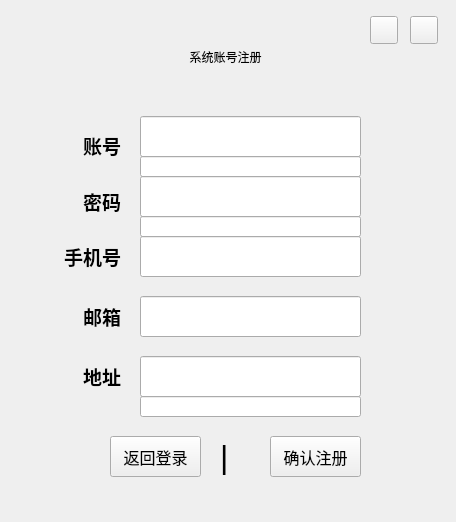
<?xml version="1.0" encoding="UTF-8"?>
<ui version="4.0">
 <class>SignIn</class>
 <widget class="QWidget" name="SignIn">
  <property name="geometry">
   <rect>
    <x>0</x>
    <y>0</y>
    <width>456</width>
    <height>522</height>
   </rect>
  </property>
  <property name="windowTitle">
   <string>Form</string>
  </property>
  <widget class="QLineEdit" name="AddrEdit">
   <property name="geometry">
    <rect>
     <x>140</x>
     <y>356</y>
     <width>221</width>
     <height>41</height>
    </rect>
   </property>
   <property name="styleSheet">
    <string notr="true">font: 10pt &quot;HarmonyOS Sans SC&quot;;</string>
   </property>
  </widget>
  <widget class="QPushButton" name="closeBtn">
   <property name="geometry">
    <rect>
     <x>410</x>
     <y>16</y>
     <width>28</width>
     <height>28</height>
    </rect>
   </property>
   <property name="styleSheet">
    <string notr="true">border-image: url(:/images/bin/images/btn_close_n.png);</string>
   </property>
   <property name="text">
    <string/>
   </property>
  </widget>
  <widget class="QPushButton" name="returnLogBtn">
   <property name="geometry">
    <rect>
     <x>110</x>
     <y>436</y>
     <width>91</width>
     <height>41</height>
    </rect>
   </property>
   <property name="styleSheet">
    <string notr="true">font-size: 16px;</string>
   </property>
   <property name="text">
    <string>返回登录</string>
   </property>
  </widget>
  <widget class="QWidget" name="loginwidget" native="true">
   <property name="geometry">
    <rect>
     <x>70</x>
     <y>26</y>
     <width>61</width>
     <height>61</height>
    </rect>
   </property>
  </widget>
  <widget class="QLineEdit" name="NameEdit">
   <property name="geometry">
    <rect>
     <x>140</x>
     <y>116</y>
     <width>221</width>
     <height>41</height>
    </rect>
   </property>
   <property name="styleSheet">
    <string notr="true">font: 10pt &quot;HarmonyOS Sans SC&quot;;</string>
   </property>
  </widget>
  <widget class="QLineEdit" name="PasswordError">
   <property name="geometry">
    <rect>
     <x>140</x>
     <y>216</y>
     <width>221</width>
     <height>21</height>
    </rect>
   </property>
   <property name="styleSheet">
    <string notr="true">color: red;</string>
   </property>
  </widget>
  <widget class="QLabel" name="Email">
   <property name="geometry">
    <rect>
     <x>50</x>
     <y>286</y>
     <width>71</width>
     <height>61</height>
    </rect>
   </property>
   <property name="font">
    <font>
     <family>HarmonyOS Sans SC</family>
     <weight>75</weight>
     <bold>true</bold>
    </font>
   </property>
   <property name="text">
    <string>&lt;html&gt;&lt;head/&gt;&lt;body&gt;&lt;p align=&quot;right&quot;&gt;&lt;span style=&quot; font-size:14pt; font-weight:600;&quot;&gt;邮箱&lt;/span&gt;&lt;/p&gt;&lt;/body&gt;&lt;/html&gt;</string>
   </property>
  </widget>
  <widget class="QLineEdit" name="PasswordEdit">
   <property name="geometry">
    <rect>
     <x>140</x>
     <y>176</y>
     <width>221</width>
     <height>41</height>
    </rect>
   </property>
   <property name="styleSheet">
    <string notr="true">font: 10pt &quot;HarmonyOS Sans SC&quot;;</string>
   </property>
  </widget>
  <widget class="QLabel" name="Address">
   <property name="geometry">
    <rect>
     <x>50</x>
     <y>346</y>
     <width>71</width>
     <height>61</height>
    </rect>
   </property>
   <property name="font">
    <font>
     <family>HarmonyOS Sans SC</family>
     <weight>75</weight>
     <bold>true</bold>
    </font>
   </property>
   <property name="text">
    <string>&lt;html&gt;&lt;head/&gt;&lt;body&gt;&lt;p align=&quot;right&quot;&gt;&lt;span style=&quot; font-size:14pt; font-weight:600;&quot;&gt;地址&lt;/span&gt;&lt;/p&gt;&lt;/body&gt;&lt;/html&gt;</string>
   </property>
  </widget>
  <widget class="QPushButton" name="minisizeBtn">
   <property name="geometry">
    <rect>
     <x>370</x>
     <y>16</y>
     <width>28</width>
     <height>28</height>
    </rect>
   </property>
   <property name="styleSheet">
    <string notr="true">border-image: url(:/images/bin/images/btn_min_n.png);</string>
   </property>
   <property name="text">
    <string/>
   </property>
  </widget>
  <widget class="QLineEdit" name="AllError">
   <property name="geometry">
    <rect>
     <x>140</x>
     <y>396</y>
     <width>221</width>
     <height>21</height>
    </rect>
   </property>
   <property name="styleSheet">
    <string notr="true">color: red;</string>
   </property>
  </widget>
  <widget class="QLineEdit" name="PhoneNumEdit">
   <property name="geometry">
    <rect>
     <x>140</x>
     <y>236</y>
     <width>221</width>
     <height>41</height>
    </rect>
   </property>
   <property name="styleSheet">
    <string notr="true">font: 10pt &quot;HarmonyOS Sans SC&quot;;</string>
   </property>
  </widget>
  <widget class="QLabel" name="PhoneNum">
   <property name="geometry">
    <rect>
     <x>30</x>
     <y>226</y>
     <width>91</width>
     <height>61</height>
    </rect>
   </property>
   <property name="font">
    <font>
     <family>HarmonyOS Sans SC</family>
     <weight>75</weight>
     <bold>true</bold>
    </font>
   </property>
   <property name="text">
    <string>&lt;html&gt;&lt;head/&gt;&lt;body&gt;&lt;p align=&quot;right&quot;&gt;&lt;span style=&quot; font-size:14pt; font-weight:600;&quot;&gt;手机号&lt;/span&gt;&lt;/p&gt;&lt;/body&gt;&lt;/html&gt;</string>
   </property>
  </widget>
  <widget class="QLabel" name="Password_2">
   <property name="geometry">
    <rect>
     <x>60</x>
     <y>176</y>
     <width>61</width>
     <height>51</height>
    </rect>
   </property>
   <property name="font">
    <font>
     <family>HarmonyOS Sans SC</family>
     <weight>75</weight>
     <bold>true</bold>
    </font>
   </property>
   <property name="text">
    <string>&lt;html&gt;&lt;head/&gt;&lt;body&gt;&lt;p align=&quot;right&quot;&gt;&lt;span style=&quot; font-size:14pt; font-weight:600;&quot;&gt;密码&lt;/span&gt;&lt;/p&gt;&lt;/body&gt;&lt;/html&gt;</string>
   </property>
  </widget>
  <widget class="QLineEdit" name="NameError">
   <property name="geometry">
    <rect>
     <x>140</x>
     <y>156</y>
     <width>221</width>
     <height>21</height>
    </rect>
   </property>
   <property name="layoutDirection">
    <enum>Qt::LeftToRight</enum>
   </property>
   <property name="autoFillBackground">
    <bool>false</bool>
   </property>
   <property name="styleSheet">
    <string notr="true">color: rgb(255, 0, 0);</string>
   </property>
  </widget>
  <widget class="QLabel" name="labelLog">
   <property name="geometry">
    <rect>
     <x>220</x>
     <y>426</y>
     <width>21</width>
     <height>61</height>
    </rect>
   </property>
   <property name="styleSheet">
    <string notr="true">font: 24pt ;</string>
   </property>
   <property name="text">
    <string>|</string>
   </property>
  </widget>
  <widget class="QLabel" name="LoginEdit">
   <property name="geometry">
    <rect>
     <x>100</x>
     <y>26</y>
     <width>251</width>
     <height>61</height>
    </rect>
   </property>
   <property name="styleSheet">
    <string notr="true">
font: 20pt &quot;黑体&quot;;
</string>
   </property>
   <property name="text">
    <string>系统账号注册</string>
   </property>
   <property name="alignment">
    <set>Qt::AlignCenter</set>
   </property>
  </widget>
  <widget class="QWidget" name="backwidget" native="true">
   <property name="geometry">
    <rect>
     <x>0</x>
     <y>486</y>
     <width>451</width>
     <height>501</height>
    </rect>
   </property>
  </widget>
  <widget class="QLineEdit" name="EmailEdit">
   <property name="geometry">
    <rect>
     <x>140</x>
     <y>296</y>
     <width>221</width>
     <height>41</height>
    </rect>
   </property>
   <property name="styleSheet">
    <string notr="true">font: 10pt &quot;HarmonyOS Sans SC&quot;;</string>
   </property>
  </widget>
  <widget class="QPushButton" name="createBtn">
   <property name="geometry">
    <rect>
     <x>270</x>
     <y>436</y>
     <width>91</width>
     <height>41</height>
    </rect>
   </property>
   <property name="styleSheet">
    <string notr="true">font-size: 16px;</string>
   </property>
   <property name="text">
    <string>确认注册</string>
   </property>
  </widget>
  <widget class="QLabel" name="UserName">
   <property name="geometry">
    <rect>
     <x>60</x>
     <y>120</y>
     <width>61</width>
     <height>51</height>
    </rect>
   </property>
   <property name="font">
    <font>
     <family>HarmonyOS Sans SC</family>
     <weight>75</weight>
     <bold>true</bold>
    </font>
   </property>
   <property name="text">
    <string>&lt;html&gt;&lt;head/&gt;&lt;body&gt;&lt;p align=&quot;right&quot;&gt;&lt;span style=&quot; font-size:14pt; font-weight:600;&quot;&gt;账号&lt;/span&gt;&lt;/p&gt;&lt;/body&gt;&lt;/html&gt;</string>
   </property>
  </widget>
 </widget>
 <tabstops>
  <tabstop>NameEdit</tabstop>
  <tabstop>PasswordEdit</tabstop>
  <tabstop>PhoneNumEdit</tabstop>
  <tabstop>EmailEdit</tabstop>
  <tabstop>AddrEdit</tabstop>
  <tabstop>returnLogBtn</tabstop>
  <tabstop>createBtn</tabstop>
  <tabstop>closeBtn</tabstop>
  <tabstop>minisizeBtn</tabstop>
  <tabstop>NameError</tabstop>
  <tabstop>PasswordError</tabstop>
  <tabstop>AllError</tabstop>
 </tabstops>
 <resources/>
 <connections/>
</ui>
